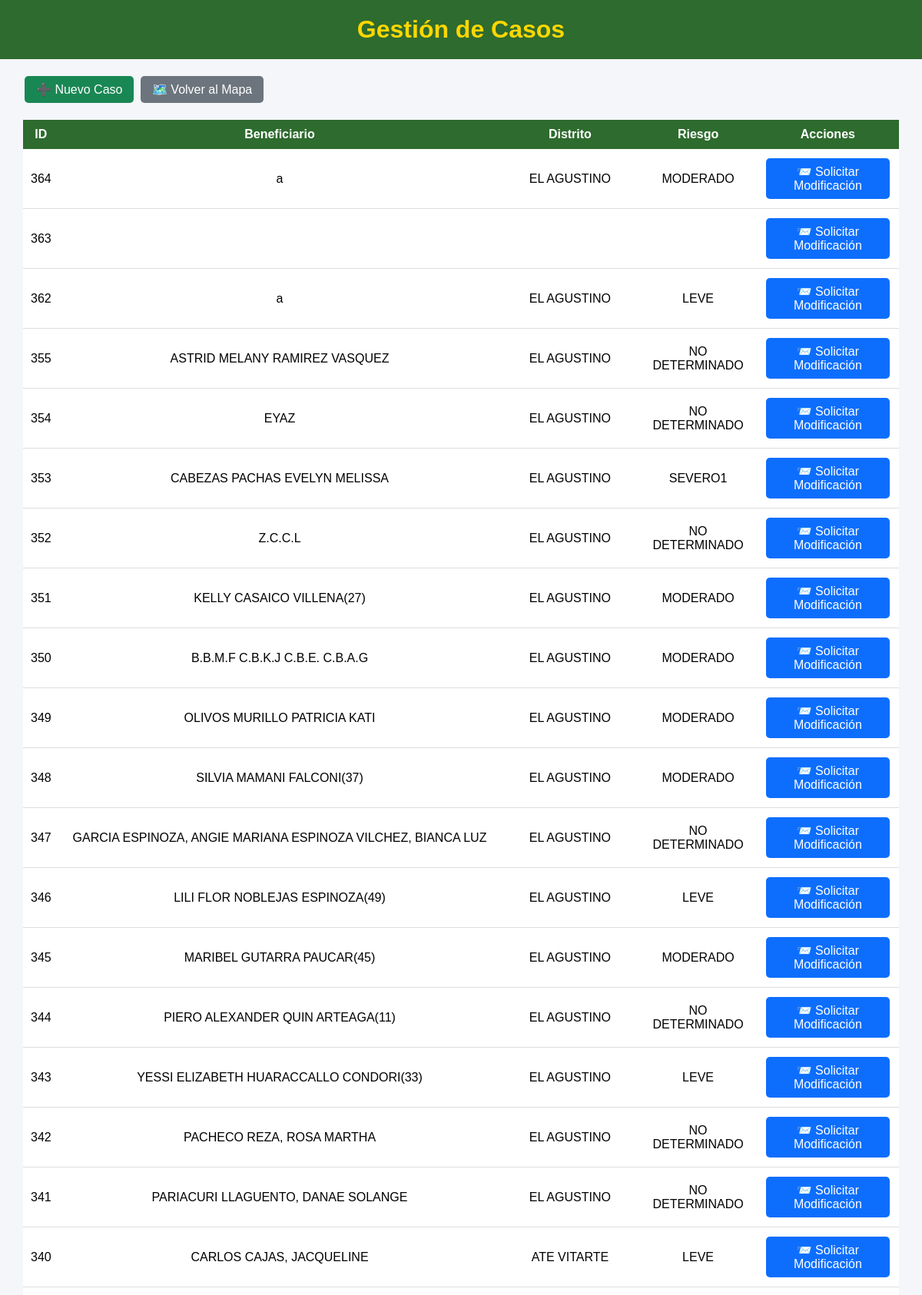
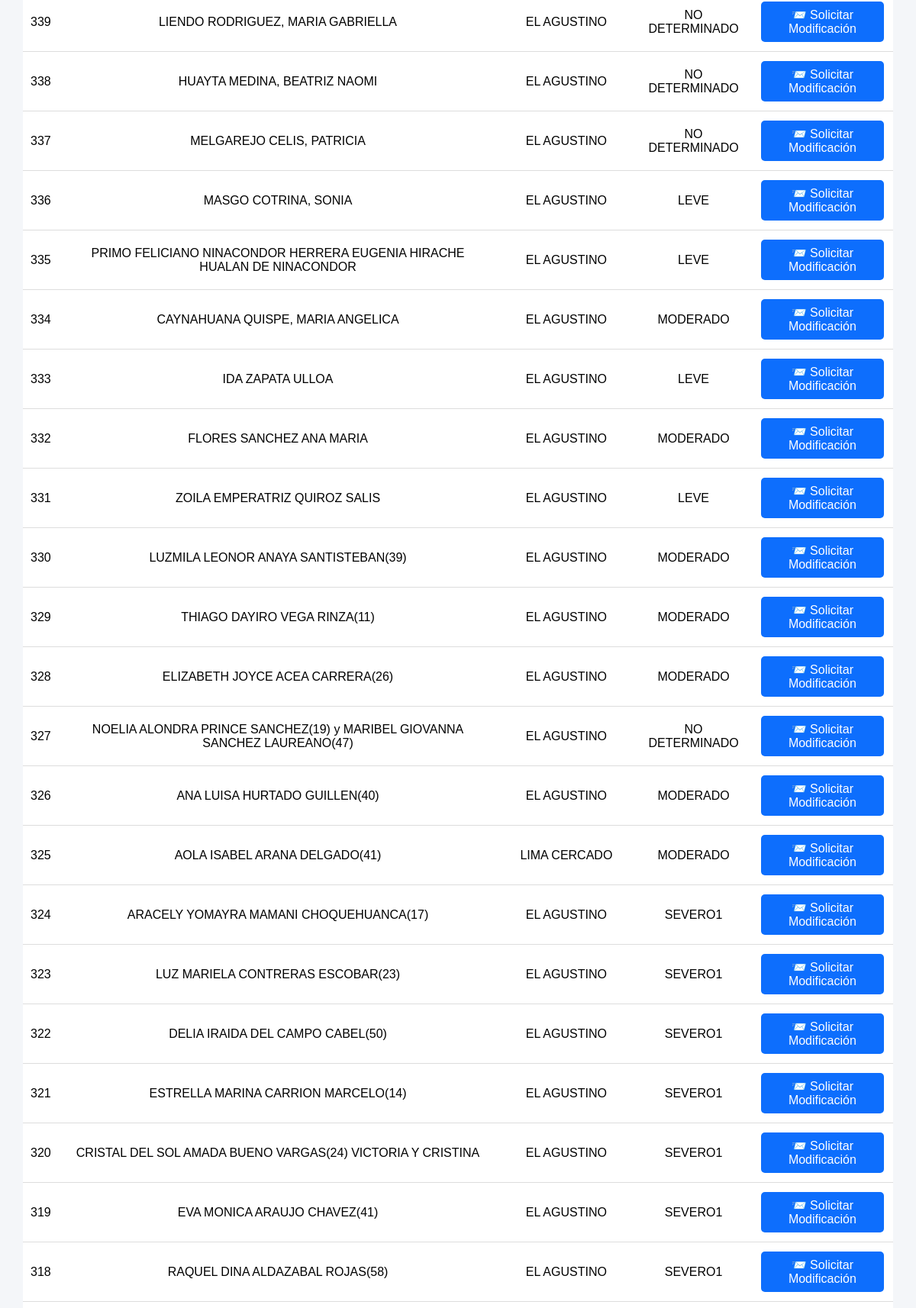
The page /gestion-casos/ (signed in, upper part) on the database its author committed (2 pictures, top to bottom).
### mapa/models.py (models this page shows, shortened)
class Caso(models.Model):
    RIESGOS = [
    ("LEVE", "Leve"),
    ("MODERADO", "Moderado"),
    ("SEVERO", "Severo"),
    ("SEVERO EXTREMO", "Severo extremo"),
    ("NO DETERMINADO", "No determinado"),
]
    NOTIFICACION = [
    ("PENDIENTE", "Pendiente"),
    ("NOTIFICADO", "Notificado"),
]
    DISTRITOS = [
        ("EL AGUSTINO", "EL AGUSTINO"),
        ("ATE", "ATE"),
        ("SANTA ANITA", "SANTA ANITA"),
        ("SAN LUIS", "SAN LUIS"),
        ("LA VICTORIA", "LA VICTORIA"),
        ("RIMAC", "RIMAC"),
        ("CERCADO DE LIMA", "CERCADO DE LIMA"),
    ]
    beneficiario = models.CharField(max_length=200, blank=True)
    dni_beneficiario = models.CharField(
    max_length=8,
    blank=True
)
    domicilio = models.CharField(max_length=300, blank=True)
    nivel_riesgo = models.CharField(
        max_length=30,
        choices=RIESGOS,
        blank=True
    )
    distrito = models.CharField(
        max_length=100,
        choices=DISTRITOS,
        blank=True
    )
    comisaria = models.CharField(max_length=200, blank=True)
    efectivo = models.CharField(max_length=100, blank=True)
    folder = models.CharField(max_length=100, blank=True)
    expediente = models.CharField(max_length=100, blank=True)
    agresor = models.CharField(max_length=200, blank=True)
    dni_agresor = models.CharField(
    max_length=8,
    blank=True
)
    telefono = models.CharField(max_length=50, blank=True)
    fecha_registro = models.DateField(null=True, blank=True)
    ultima_visita = models.DateField(null=True, blank=True)
    fecha_limite = models.DateField(null=True, blank=True)
    notificacion_beneficiario = models.CharField(
    max_length=15,
    choices=NOTIFICACION,
    default="PENDIENTE"
)
    fecha_notificacion_beneficiario = models.DateField(
    null=True,
    blank=True
)
    notificacion_agresor = models.CharField(
    max_length=15,
    choices=NOTIFICACION,
    default="PENDIENTE"
)
    fecha_notificacion_agresor = models.DateField(
    null=True,
    blank=True
)
    estado = models.CharField(
        max_length=15,
        default="ACTIVO"
    )
    latitud = models.FloatField(
        null=True,
        blank=True
    )
    longitud = models.FloatField(
        null=True,
        blank=True
    )

### mapa/views.py (the view)
# urls.py: path("gestion-casos/", gestion_casos, name="gestion_casos"),
@login_required
def gestion_casos(request):
    casos = Caso.objects.filter(
        estado="ACTIVO"
    ).order_by("-id")
    return render(
        request,
        "mapa/gestion_casos.html",
        {
            "casos": casos
        }
    )

### mapa/templates/mapa/gestion_casos.html (shortened to what this page needs)
<!DOCTYPE html>
<html lang="es">
<head>
</head>
<body>
<header>
    <h1>Gestión de Casos</h1>
</header>
<div class="contenedor">
    <div class="acciones">
        <a href="{% url 'nuevo_caso' %}" class="btn nuevo">
            ➕ Nuevo Caso
        </a>
        <a href="/" class="btn volver">
            🗺️ Volver al Mapa
        </a>
    </div>
    <table>
        <tr>
            <th>ID</th>
            <th>Beneficiario</th>
            <th>Distrito</th>
            <th>Riesgo</th>
            <th>Acciones</th>
        </tr>
        {% for caso in casos %}
        <tr>
            <td>{{ caso.id }}</td>
            <td>{{ caso.beneficiario }}</td>
            <td>{{ caso.distrito }}</td>
            <td>{{ caso.nivel_riesgo }}</td>
            <td>
                {% if request.user.is_superuser or request.user.groups.all.0.name == "Administrador" %}
                    <a href="{% url 'editar_caso' caso.id %}" class="btn editar">
                        ✏️ Editar
                    </a>
                    <a href="{% url 'archivar_caso' caso.id %}"
                       class="btn archivar"
                       onclick="return confirm('¿Desea archivar este caso?');">
                        📁 Archivar
                    </a>
                {% elif request.user.groups.all.0.name == "Efectivo_MP" %}
                    <a href="{% url 'solicitar_modificacion' caso.id %}" class="btn editar">
                📨 Solicitar Modificación
                    </a>
                {% endif %}
            </td>
        </tr>
        {% empty %}
        <tr>
            <td colspan="5">
                No hay casos registrados.
            </td>
        </tr>
        {% endfor %}
    </table>
</div>
</body>
</html>

### mapa/templates/mapa/gestion_casos.html (style rules this page uses)
body { margin:0; font-family:Arial, Helvetica, sans-serif; background:#f4f6f9; }
header { background:#2E6B2E; color:#FFD700; text-align:center; padding:20px; }
h1 { margin:0; }
.contenedor { width:95%; margin:auto; margin-top:20px; }
table { width:100%; border-collapse:collapse; background:white; }
th { background:#2E6B2E; color:white; padding:10px; }
td { padding:10px; border-bottom:1px solid #ddd; text-align:center; }
.btn { padding:8px 15px; border:none; border-radius:5px; cursor:pointer; color:white; text-decoration:none; display:inline-block; margin:2px; }
.editar { background:#0d6efd; }
.nuevo { background:#198754; }
.volver { background:#6c757d; }
.acciones { margin-bottom:20px; }

### rows shown on the page
Caso: id "364", beneficiario "a", distrito "EL AGUSTINO", nivel_riesgo "MODERADO", shows "📨 Solicitar Modificación"
Caso: id "363", shows "📨 Solicitar Modificación"
Caso: id "362", beneficiario "a", distrito "EL AGUSTINO", nivel_riesgo "LEVE", shows "📨 Solicitar Modificación"
Caso: id "355", beneficiario "ASTRID MELANY RAMIREZ VASQUEZ", distrito "EL AGUSTINO", nivel_riesgo "NO DETERMINADO", shows "📨 Solicitar Modificación"
Caso: id "354", beneficiario "EYAZ", distrito "EL AGUSTINO", nivel_riesgo "NO DETERMINADO", shows "📨 Solicitar Modificación"
Caso: id "353", beneficiario "CABEZAS PACHAS EVELYN MELISSA", distrito "EL AGUSTINO", nivel_riesgo "SEVERO1", shows "📨 Solicitar Modificación"
Caso: id "352", beneficiario "Z.C.C.L", distrito "EL AGUSTINO", nivel_riesgo "NO DETERMINADO", shows "📨 Solicitar Modificación"
Caso: id "351", beneficiario "KELLY CASAICO VILLENA(27)", distrito "EL AGUSTINO", nivel_riesgo "MODERADO", shows "📨 Solicitar Modificación"
Caso: id "350", beneficiario "B.B.M.F C.B.K.J C.B.E. C.B.A.G", distrito "EL AGUSTINO", nivel_riesgo "MODERADO", shows "📨 Solicitar Modificación"
Caso: id "349", beneficiario "OLIVOS MURILLO PATRICIA KATI", distrito "EL AGUSTINO", nivel_riesgo "MODERADO", shows "📨 Solicitar Modificación"
Caso: id "348", beneficiario "SILVIA MAMANI FALCONI(37)", distrito "EL AGUSTINO", nivel_riesgo "MODERADO", shows "📨 Solicitar Modificación"
Caso: id "347", beneficiario "GARCIA ESPINOZA, ANGIE MARIANA ESPINOZA VILCHEZ, BIANCA LUZ", distrito "EL AGUSTINO", nivel_riesgo "NO DETERMINADO", shows "📨 Solicitar Modificación"
Caso: id "346", beneficiario "LILI FLOR NOBLEJAS ESPINOZA(49)", distrito "EL AGUSTINO", nivel_riesgo "LEVE", shows "📨 Solicitar Modificación"
Caso: id "345", beneficiario "MARIBEL GUTARRA PAUCAR(45)", distrito "EL AGUSTINO", nivel_riesgo "MODERADO", shows "📨 Solicitar Modificación"
Caso: id "344", beneficiario "PIERO ALEXANDER QUIN ARTEAGA(11)", distrito "EL AGUSTINO", nivel_riesgo "NO DETERMINADO", shows "📨 Solicitar Modificación"
Caso: id "343", beneficiario "YESSI ELIZABETH HUARACCALLO CONDORI(33)", distrito "EL AGUSTINO", nivel_riesgo "LEVE", shows "📨 Solicitar Modificación"
Caso: id "342", beneficiario "PACHECO REZA, ROSA MARTHA", distrito "EL AGUSTINO", nivel_riesgo "NO DETERMINADO", shows "📨 Solicitar Modificación"
Caso: id "341", beneficiario "PARIACURI LLAGUENTO, DANAE SOLANGE", distrito "EL AGUSTINO", nivel_riesgo "NO DETERMINADO", shows "📨 Solicitar Modificación"
Caso: id "340", beneficiario "CARLOS CAJAS, JACQUELINE", distrito "ATE VITARTE", nivel_riesgo "LEVE", shows "📨 Solicitar Modificación"
Caso: id "339", beneficiario "LIENDO RODRIGUEZ, MARIA GABRIELLA", distrito "EL AGUSTINO", nivel_riesgo "NO DETERMINADO", shows "📨 Solicitar Modificación"
Caso: id "338", beneficiario "HUAYTA MEDINA, BEATRIZ NAOMI", distrito "EL AGUSTINO", nivel_riesgo "NO DETERMINADO", shows "📨 Solicitar Modificación"
Caso: id "337", beneficiario "MELGAREJO CELIS, PATRICIA", distrito "EL AGUSTINO", nivel_riesgo "NO DETERMINADO", shows "📨 Solicitar Modificación"
Caso: id "336", beneficiario "MASGO COTRINA, SONIA", distrito "EL AGUSTINO", nivel_riesgo "LEVE", shows "📨 Solicitar Modificación"
Caso: id "335", beneficiario "PRIMO FELICIANO NINACONDOR HERRERA EUGENIA HIRACHE HUALAN DE NINACONDOR", distrito "EL AGUSTINO", nivel_riesgo "LEVE", shows "📨 Solicitar Modificación"
Caso: id "334", beneficiario "CAYNAHUANA QUISPE, MARIA ANGELICA", distrito "EL AGUSTINO", nivel_riesgo "MODERADO", shows "📨 Solicitar Modificación"
Caso: id "333", beneficiario "IDA ZAPATA ULLOA", distrito "EL AGUSTINO", nivel_riesgo "LEVE", shows "📨 Solicitar Modificación"
Caso: id "332", beneficiario "FLORES SANCHEZ ANA MARIA", distrito "EL AGUSTINO", nivel_riesgo "MODERADO", shows "📨 Solicitar Modificación"
Caso: id "331", beneficiario "ZOILA EMPERATRIZ QUIROZ SALIS", distrito "EL AGUSTINO", nivel_riesgo "LEVE", shows "📨 Solicitar Modificación"
Caso: id "330", beneficiario "LUZMILA LEONOR ANAYA SANTISTEBAN(39)", distrito "EL AGUSTINO", nivel_riesgo "MODERADO", shows "📨 Solicitar Modificación"
Caso: id "329", beneficiario "THIAGO DAYIRO VEGA RINZA(11)", distrito "EL AGUSTINO", nivel_riesgo "MODERADO", shows "📨 Solicitar Modificación"
Caso: id "328", beneficiario "ELIZABETH JOYCE ACEA CARRERA(26)", distrito "EL AGUSTINO", nivel_riesgo "MODERADO", shows "📨 Solicitar Modificación"
Caso: id "327", beneficiario "NOELIA ALONDRA PRINCE SANCHEZ(19) y MARIBEL GIOVANNA SANCHEZ LAUREANO(47)", distrito "EL AGUSTINO", nivel_riesgo "NO DETERMINADO", shows "📨 Solicitar Modificación"
Caso: id "326", beneficiario "ANA LUISA HURTADO GUILLEN(40)", distrito "EL AGUSTINO", nivel_riesgo "MODERADO", shows "📨 Solicitar Modificación"
Caso: id "325", beneficiario "AOLA ISABEL ARANA DELGADO(41)", distrito "LIMA CERCADO", nivel_riesgo "MODERADO", shows "📨 Solicitar Modificación"
Caso: id "324", beneficiario "ARACELY YOMAYRA MAMANI CHOQUEHUANCA(17)", distrito "EL AGUSTINO", nivel_riesgo "SEVERO1", shows "📨 Solicitar Modificación"
Caso: id "323", beneficiario "LUZ MARIELA CONTRERAS ESCOBAR(23)", distrito "EL AGUSTINO", nivel_riesgo "SEVERO1", shows "📨 Solicitar Modificación"
Caso: id "322", beneficiario "DELIA IRAIDA DEL CAMPO CABEL(50)", distrito "EL AGUSTINO", nivel_riesgo "SEVERO1", shows "📨 Solicitar Modificación"
Caso: id "321", beneficiario "ESTRELLA MARINA CARRION MARCELO(14)", distrito "EL AGUSTINO", nivel_riesgo "SEVERO1", shows "📨 Solicitar Modificación"
Caso: id "320", beneficiario "CRISTAL DEL SOL AMADA BUENO VARGAS(24) VICTORIA Y CRISTINA", distrito "EL AGUSTINO", nivel_riesgo "SEVERO1", shows "📨 Solicitar Modificación"
Caso: id "319", beneficiario "EVA MONICA ARAUJO CHAVEZ(41)", distrito "EL AGUSTINO", nivel_riesgo "SEVERO1", shows "📨 Solicitar Modificación"
Caso: id "318", beneficiario "RAQUEL DINA ALDAZABAL ROJAS(58)", distrito "EL AGUSTINO", nivel_riesgo "SEVERO1", shows "📨 Solicitar Modificación"
